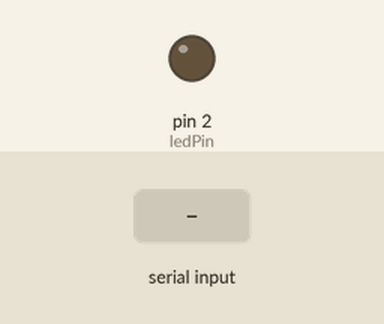
A sketch run on a simulated Arduino Uno, built with avr-gcc and run on an emulated ATmega328P. Parts: output pins drawn as LEDs (lit = HIGH). The test bench sets the inputs (shaded band).

Above: at 1.2 s.
1.3 s: "1" received over the second serial link
At 2.5 s:
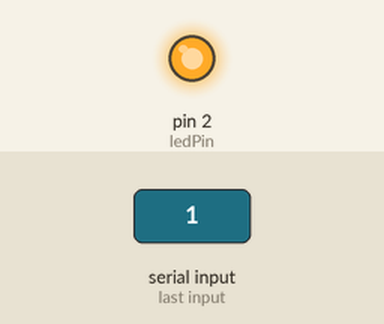
2.8 s: "0" received over the second serial link
At 3.9 s:
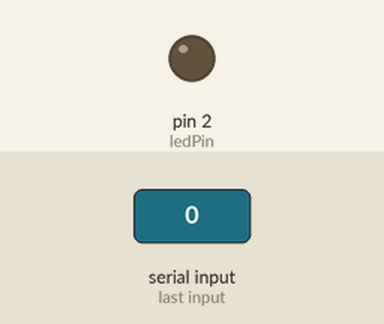
Timing chart, 0 to 5.8 s (numbered marks = the images above; inputs shaded):
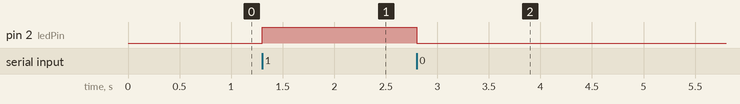

Measured:
- after the input at 1.3 s, pin 2 (ledPin): LOW → HIGH at once
- after the input at 2.8 s, pin 2 (ledPin): HIGH → LOW at once

The sketch:

bluetooth.ino
```cpp
#include <SoftwareSerial.h>

SoftwareSerial BT(11, 10); //Tx, Rx
int ledPin = 2;
char inChar;

void setup() {
  pinMode(ledPin, OUTPUT);

  BT.begin(9600);
  BT.println("Hello from Arduino");
}

void loop() {
  if(BT.available()) {
    inChar = BT.read();
    BT.write(inChar);
    if( inChar == '1' ) {
      BT.write(inChar);
      digitalWrite(ledPin, HIGH);
    } else {
      digitalWrite(ledPin, LOW);
      BT.write(inChar);
    }
  }//end of BT.available()
}//end of loop()
```
